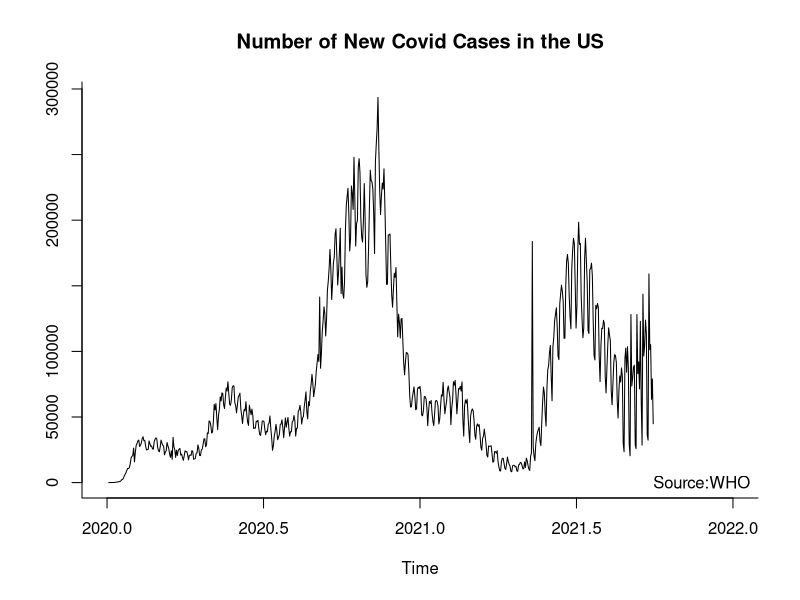
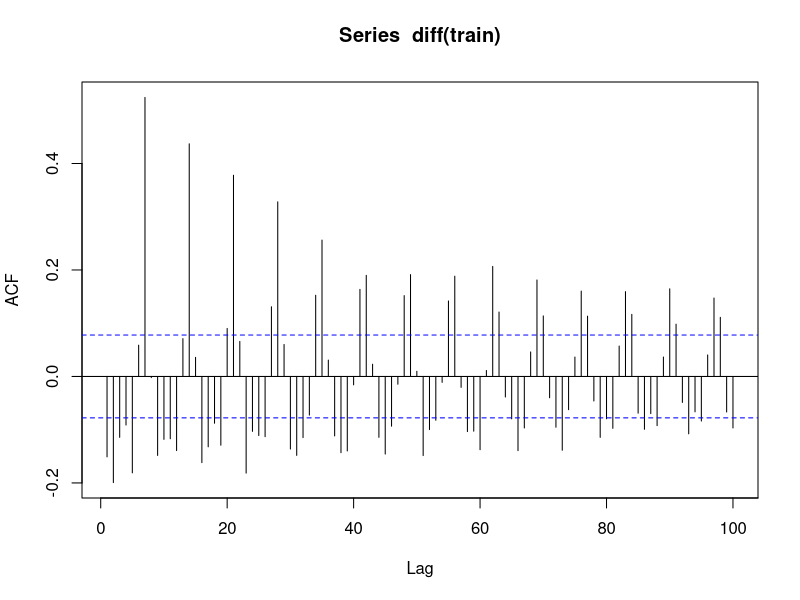
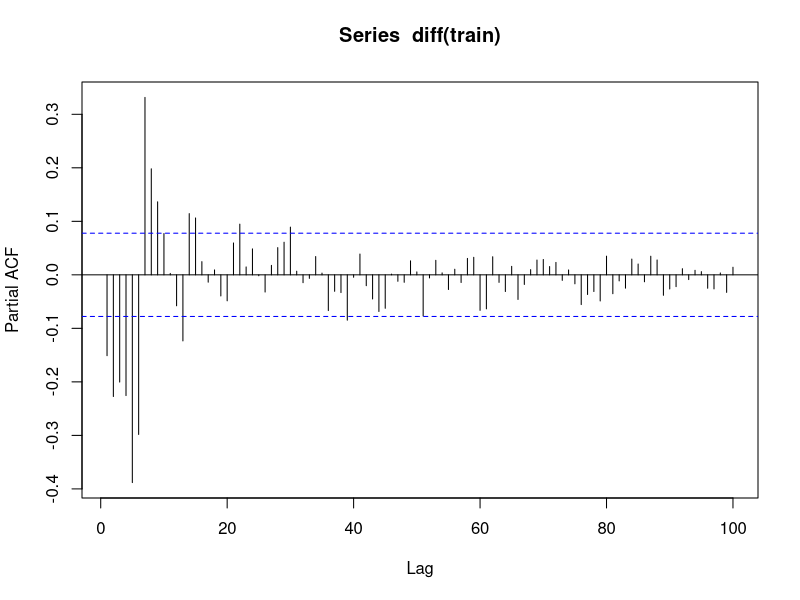
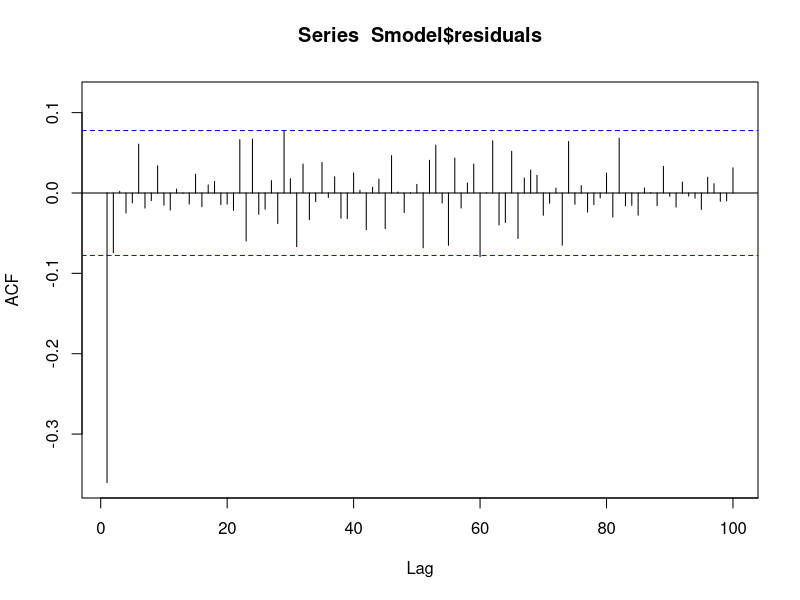
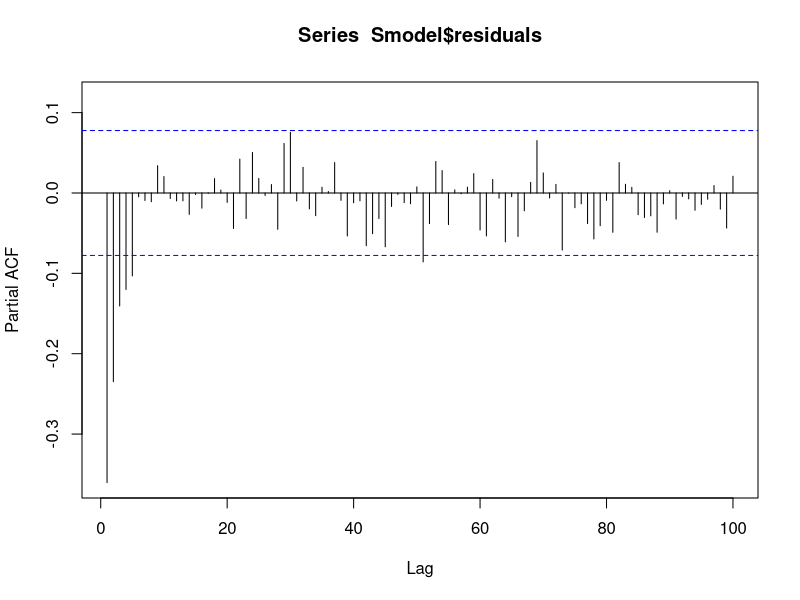
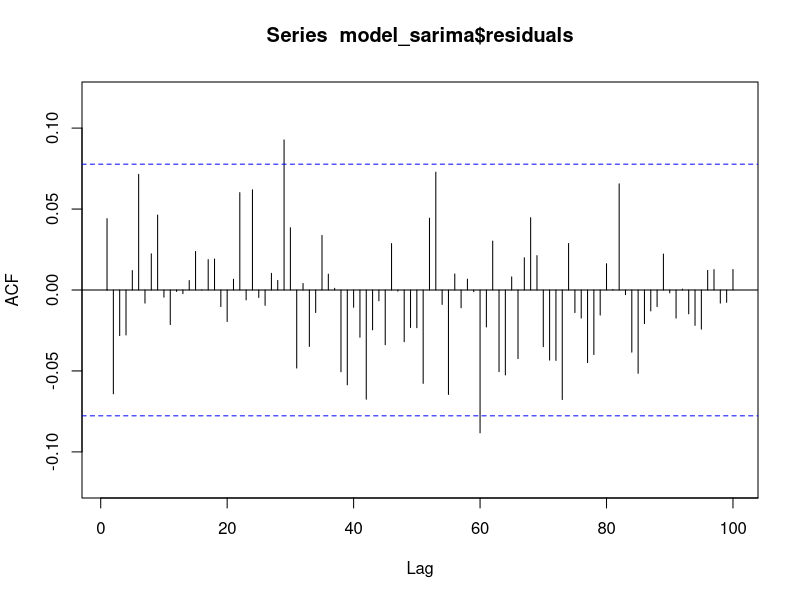
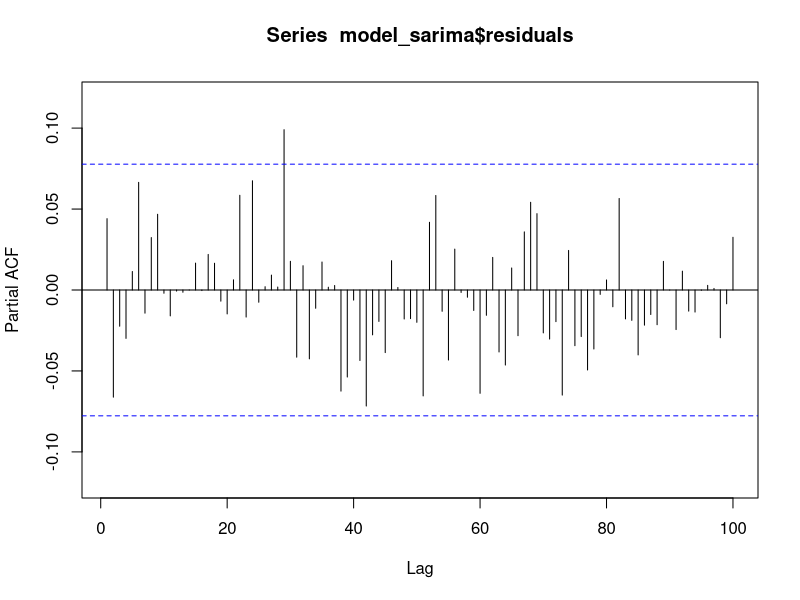
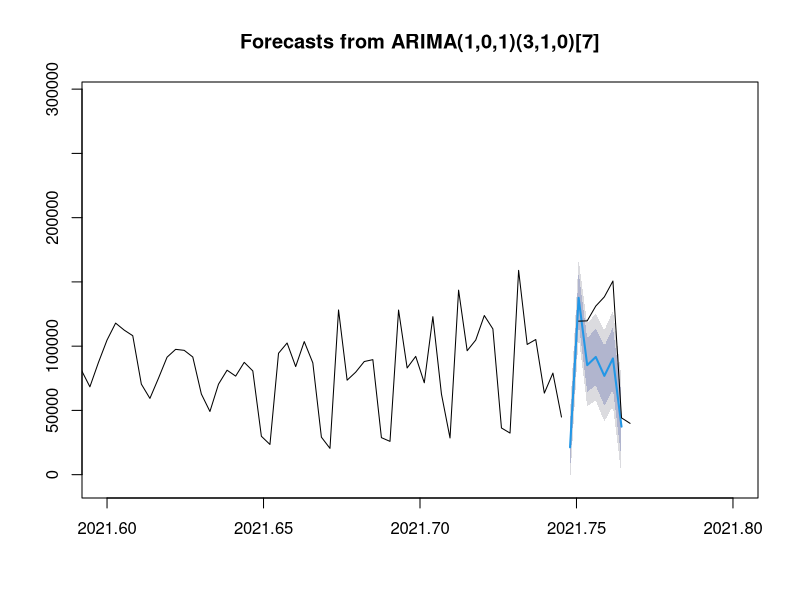

Reproduce these figures in R, in order.
print("As a member of the William and Mary community, I pledge on my honor not to lie, cheat, or steal, either in my academic or personal life. I understand that such acts violate the Honor Code and undermine the community of trust, of which we are all stewards.")
rm(list=ls())
library(forecast)
library(glue)
library(dplyr)
library(ggplot2)

covid <- read.csv('Covid.csv')

cases <- ts(covid$new_cases,start = c(2020,3),frequency=365)
train<-window(cases,end=c(2021.7475))
test<-window(cases,start=c(2021.748))

###################
# 3)
plot(train,main="Number of New Covid Cases in the US",bty="l",
     ylab ="",xlim=c(2020,2022)) 
text(x=2021.9,y=0,label="Source:WHO",cex=1)

###################
# 4)
ndiffs(train) # this time series needs 1 difference to be stationary
#par(mfrow=c(1,2))
Acf(diff(train),lag.max=100)
Pacf(diff(train),lag.max=100)

###################
# 5) 
Smodel <- Arima(train, order=c(0,1,0),seasonal = list(order=c(3,1,0),period=7))
#par(mfrow=c(1,2))
Acf(Smodel$residuals,lag.max = 100)
Pacf(Smodel$residuals,lag.max = 100)



###################
# 6) 
model_sarima <- Arima(train,order=c(1,0,1),seasonal = list(order=c(3,1,0),period=7))
#par(mfrow=c(1,2))
Acf(model_sarima$residuals,lag.max = 100)
Pacf(model_sarima$residuals,lag.max = 100)
model_sarima$bic


###################
# 7) 
model_auto <- auto.arima(train)
model_auto$bic
glue("model_auto does not perform better than model_sarima as model_sarima has a smaller bic.")
# model_auto BIC 14168.75; model_sarima BIC 13875.59

###################
#8)
forecast_sarima <- forecast::forecast(model_sarima,h=7)
plot(forecast_sarima, xlim=c(2021.6,2021.8))
lines(test)

###################
#9) 
acc1<-accuracy(forecast_sarima,test)
acc1[2,1:5]
Accuracy_Models <- data.frame(acc1[2,1:5])
colnames(Accuracy_Models) <- c("S_Arima")
##################
#10)
set.seed(10)
Model_NN <- nnetar(train,scale.inputs = TRUE)
forecast_NN <- forecast::forecast(Model_NN,h=7)
acc2 <- accuracy(forecast_NN,test)
Accuracy_Models <- cbind(Accuracy_Models,acc2[2,1:5])
colnames(Accuracy_Models)<-c("S_Arima","created NN")

##################
#11) 
plot(forecast_NN,xlim=c(2021.6,2021.8))
lines(test)

##################
# 12)
a <- seq(0,1,0.01)
R <- c(1:101)
for (i in 1:101){
  ens <- a[i]*forecast_sarima$mean + (1-a[i])*forecast_NN$mean
  R[i] <- sqrt(mean((test-ens)^2))
}
alpha_min <- a[which(R == min(R), arr.ind = TRUE)]
RMSE <- round(min(R),2)
ens <- alpha_min*forecast_sarima$mean + (1-alpha_min)*forecast_NN$mean
ME<-round(mean(test-ens),2)                    
MAE<-round(mean(abs(test-ens)),2)               
MPE<-round(mean((test-ens)/test)*100,2)
MAPE<-round(mean(abs((test-ens)/test))*100,2)
ensemble <- c(ME,RMSE,MAE,MPE,MAPE)
Accuracy_Models <- data.frame(Accuracy_Models,ensemble)
glue("The RMSE for this model is {RMSE}. 
     The ensemble model is the best model to predict COVID as it has the smallest error rate.")








